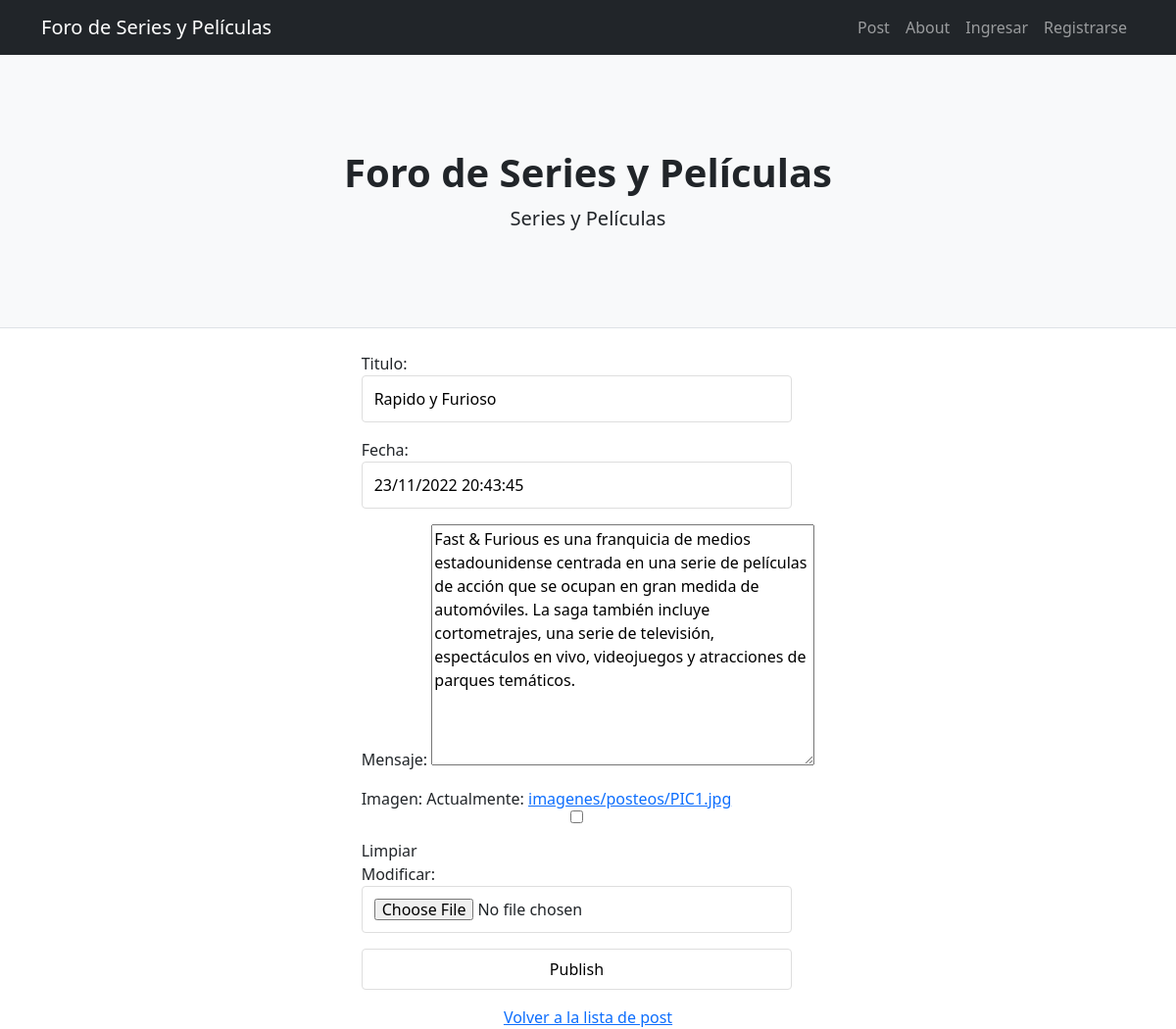
The page /modificar-post/6/ on the database its author committed.
### Primer_MVT/models.py (models this page shows)
class Posteo(models.Model):
    mensaje = models.TextField(max_length=300, default = "")
    titulo = models.CharField(max_length=40, default = "")
    fecha = models.DateTimeField(default = utils.timezone.now ) #,auto_now_add=True    django.utils.timezone.now
    imagen = models.ImageField(upload_to="imagenes/posteos", null=True, blank=True)

### Primer_MVT/views.py (the view)
# urls.py: path('modificar-post/<int:pk>/', UpdatePost.as_view(), name="update-post"),
class UpdatePost(UpdateView):
    model = Posteo
    fields = ['titulo', 'fecha', 'mensaje', 'imagen']
    success_url = reverse_lazy("lista-posteos")
    template_name = 'scripts/posteo_form.html'

### Primer_MVT/templates/scripts/posteo_form.html
{% extends 'scripts/base.html' %} {% block contenido %}
<div class="alinear-centro">
  <div>
    <form enctype="multipart/form-data" method="post">
      <div>
        {% csrf_token %} {{form.as_p}}
        <input type="submit" value="Publish" />
      </div>
    </form>
  </div>
</div>
<div class="alinear-centro">
  <a href="{% url 'lista-posteos' %}">Volver a la lista de post</a>
</div>
{% endblock %}

### Primer_MVT/static/Primer_MVT/css/estilos.css (style rules this page uses)
.alinear-centro { display: flex; justify-content: center; align-items: center; }
input, select { border: thin solid #dedede; border-radius: 0.25rem; padding: 0.75rem; margin-bottom: 1rem; outline: none; display: block; width: 95%; font-size: 1rem; line-height: 1; background-color: transparent; }

### rows shown on the page
Posteo: titulo "Rapido y Furioso", fecha "23/11/2022 20:43:45", mensaje "Fast & Furious es una franquicia de medios estadounidense centrada en una serie de películas de acción que se ocupan en gran medida de automóviles. La saga también incluye cortometrajes, una serie de televisión, espectáculos en vivo, videojuegos y atracciones de parques temáticos."
